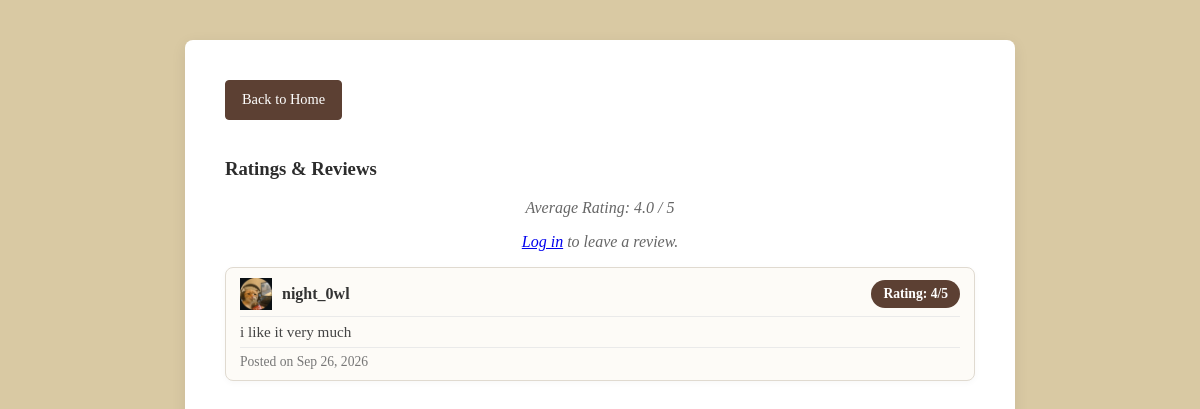
/catalog/book/20/, run on an earlier commit of the app's database.
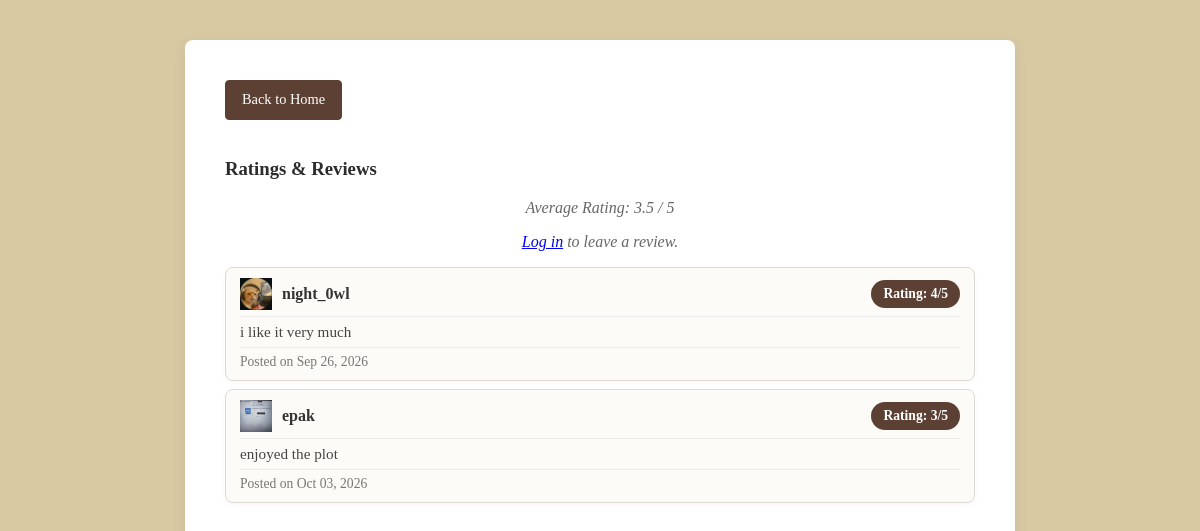
And on a later commit of the database.
### catalog/models.py (models this page shows, shortened)
class Review(models.Model):
    review_id = models.AutoField(primary_key=True)
    book = models.ForeignKey(Book, on_delete=models.CASCADE, related_name='reviews')
    user = models.ForeignKey(User, on_delete=models.CASCADE, related_name='reviews')
    rating = models.IntegerField()
    comment = models.TextField()
    created_at = models.DateTimeField(auto_now_add=True)
    updated_at = models.DateTimeField(auto_now=True)

class UserProfile(models.Model):
    user = models.OneToOneField(User, on_delete=models.CASCADE)
    full_name = models.CharField(max_length=150, blank=True)
    bio = models.TextField(blank=True)
    profile_picture = models.ImageField(upload_to='profile_pics/', blank=True, null=True)
    is_verified = models.BooleanField(default=False)
    verification_token = models.CharField(max_length=100, blank=True, null=True)

### catalog/views.py (the view)
# urls.py: path('book/<int:book_id>/', views.book_detail, name='book_detail'),
def book_detail(request, book_id):
    book = get_object_or_404(Book, pk=book_id)
    reviews = Review.objects.filter(book=book)
    avg_rating = reviews.aggregate(Avg('rating'))['rating__avg']
    user_has_reviewed = False
    if request.user.is_authenticated:
        user_has_reviewed = reviews.filter(user=request.user).exists()
    context = {
        'book': book,
        'reviews': reviews,
        'avg_rating': avg_rating,
        'user_has_reviewed': user_has_reviewed,
    }
    return render(request, 'catalog/book_detail.html', context)

### catalog/templates/catalog/book_detail.html (shortened to what this page needs)
<head>
    {% load static %}
    <link rel="stylesheet" href="{% static 'catalog/style.css' %}">
</head>
<body>
    <div class="book-card">
        <div class="mb-3">
        <a href="{% url 'index' %}" class="custom-back-btn">Back to Home</a>
    </div>
    <div class="reviews-section mt-5">
    <h3>Ratings & Reviews</h3>
    <p>Average Rating:
    {% if avg_rating %}
        {{ avg_rating|floatformat:1 }} / 5
    {% else %}
        No ratings yet
    {% endif %}
    </p>
    {% if user.is_authenticated %}
        {% if not user_has_reviewed %}
        <form method="POST" action="{% url 'add_review' book.pk %}" class="mb-4">
            {% csrf_token %}
            <div class="mb-3">
                <label for="rating" class="form-label">Rating (1-5)</label>
                <select name="rating" id="rating" class="form-select" required>
                    <option value="" selected disabled>Choose...</option>
                    <option value="1">1 - Poor</option>
                    <option value="2">2 - Average</option>
                    <option value="3">3 - Good</option>
                    <option value="4">4 - Very Good</option>
                    <option value="5">5 - Excellent</option>
                </select>
            </div>
            <div class="mb-3">
                <label for="comment" class="form-label">Review Comment</label>
                <textarea name="comment" id="comment" rows="3" class="form-control" placeholder="Write your review here..."></textarea>
            </div>
            <button type="submit" class="btn btn-primary">Submit Review</button>
        </form>
    {% else %}
        <p class="text-muted fst-italic mb-4">You have already reviewed this book. You can edit your existing review below.</p>
        {% endif %}
    {% else %}
        <p><a href="{% url 'login' %}">Log in</a> to leave a review.</p>
    {% endif %}
    <div class="list-group">
        {% for review in reviews %}
            <div class="list-group-item list-group-item-action flex-column align-items-start mb-2">
                <div class="review-header" style="display: flex; justify-content: space-between; align-items: center; width: 100%;">
        <div style="display: flex; align-items: center; gap: 10px;">
        {% if review.user.userprofile.profile_picture %}
        <img src="{{ review.user.userprofile.profile_picture.url }}" alt="{{ review.user.username }}" class="rounded-circle me-2" width="32" height="32" style="object-fit: cover;">
        {% else %}
        <div style="width: 32px; height: 32px; border-radius: 50%; background-color: #d1c7bd; display: flex; align-items: center; justify-content: center; font-weight: bold; color: #fff; font-size: 0.8rem;">
            {{ review.user.username|make_list|first|upper }}
        </div>
        {% endif %}
                <h5 style="margin: 0; font-weight: bold; font-size: 1rem;">{{ review.user.username }}</h5>
            </div>
                    <span class="badge bg-secondary">Rating: {{ review.rating }}/5</span>
                </div>
                <p class="mb-1 review-comment">{{ review.comment }}</p>
                <div class="review-footer">
                <small class="text-muted">Posted on {{ review.created_at|date:"M d, Y" }}</small>
</div>
            </div>
        {% empty %}
            <p class="text-muted">No reviews yet. Be the first to review this book!</p>
        {% endfor %}
    </div>
</div>
</body>
</html>

What changed in the data, as far as the page shows it:
added Review: user.userprofile.profile_picture (picture), user.username "epak", rating "3", comment "enjoyed the plot", created_at "Oct 03, 2026"
Also different on the page:
{{ avg_rating|floatformat:1 }}: "4.0" → "3.5"
